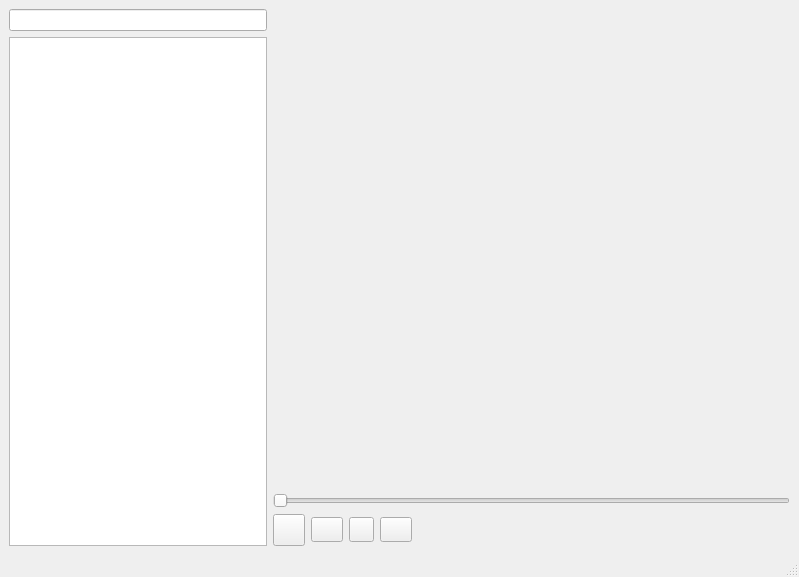
<?xml version="1.0" encoding="UTF-8"?>
<ui version="4.0">
 <class>MainWindow</class>
 <widget class="QMainWindow" name="MainWindow">
  <property name="geometry">
   <rect>
    <x>0</x>
    <y>0</y>
    <width>799</width>
    <height>577</height>
   </rect>
  </property>
  <property name="windowTitle">
   <string>MainWindow</string>
  </property>
  <property name="styleSheet">
   <string notr="true"/>
  </property>
  <widget class="QWidget" name="centralwidget">
   <layout class="QGridLayout" name="gridLayout">
    <item row="0" column="0" rowspan="5">
     <layout class="QVBoxLayout" name="verticalLayout">
      <item>
       <widget class="QLineEdit" name="search_song">
        <property name="maximumSize">
         <size>
          <width>258</width>
          <height>16777215</height>
         </size>
        </property>
        <property name="toolTip">
         <string>Search</string>
        </property>
       </widget>
      </item>
      <item>
       <widget class="QListWidget" name="list">
        <property name="maximumSize">
         <size>
          <width>258</width>
          <height>16777215</height>
         </size>
        </property>
        <property name="styleSheet">
         <string notr="true"/>
        </property>
       </widget>
      </item>
     </layout>
    </item>
    <item row="4" column="1">
     <layout class="QHBoxLayout" name="horizontalLayout">
      <item>
       <widget class="QPushButton" name="pause_btn">
        <property name="minimumSize">
         <size>
          <width>32</width>
          <height>32</height>
         </size>
        </property>
        <property name="maximumSize">
         <size>
          <width>32</width>
          <height>32</height>
         </size>
        </property>
        <property name="toolTip">
         <string>Pause</string>
        </property>
        <property name="text">
         <string/>
        </property>
       </widget>
      </item>
      <item>
       <widget class="QPushButton" name="prev_btn">
        <property name="minimumSize">
         <size>
          <width>32</width>
          <height>25</height>
         </size>
        </property>
        <property name="maximumSize">
         <size>
          <width>32</width>
          <height>25</height>
         </size>
        </property>
        <property name="toolTip">
         <string>Prev</string>
        </property>
        <property name="text">
         <string/>
        </property>
       </widget>
      </item>
      <item>
       <widget class="QPushButton" name="stop_btn">
        <property name="minimumSize">
         <size>
          <width>25</width>
          <height>25</height>
         </size>
        </property>
        <property name="maximumSize">
         <size>
          <width>25</width>
          <height>25</height>
         </size>
        </property>
        <property name="toolTip">
         <string>Stop</string>
        </property>
        <property name="text">
         <string/>
        </property>
       </widget>
      </item>
      <item>
       <widget class="QPushButton" name="next_btn">
        <property name="minimumSize">
         <size>
          <width>32</width>
          <height>25</height>
         </size>
        </property>
        <property name="maximumSize">
         <size>
          <width>32</width>
          <height>25</height>
         </size>
        </property>
        <property name="toolTip">
         <string>Next</string>
        </property>
        <property name="text">
         <string/>
        </property>
       </widget>
      </item>
      <item>
       <spacer name="horizontalSpacer_2">
        <property name="orientation">
         <enum>Qt::Horizontal</enum>
        </property>
        <property name="sizeHint" stdset="0">
         <size>
          <width>368</width>
          <height>20</height>
         </size>
        </property>
       </spacer>
      </item>
     </layout>
    </item>
    <item row="3" column="1">
     <widget class="QSlider" name="sld">
      <property name="orientation">
       <enum>Qt::Horizontal</enum>
      </property>
     </widget>
    </item>
    <item row="0" column="1" rowspan="2">
     <widget class="QLabel" name="MusicImage">
      <property name="minimumSize">
       <size>
        <width>310</width>
        <height>410</height>
       </size>
      </property>
      <property name="text">
       <string/>
      </property>
     </widget>
    </item>
   </layout>
  </widget>
  <widget class="QMenuBar" name="menubar">
   <property name="geometry">
    <rect>
     <x>0</x>
     <y>0</y>
     <width>799</width>
     <height>21</height>
    </rect>
   </property>
  </widget>
  <widget class="QStatusBar" name="statusbar"/>
 </widget>
 <resources/>
 <connections/>
</ui>
